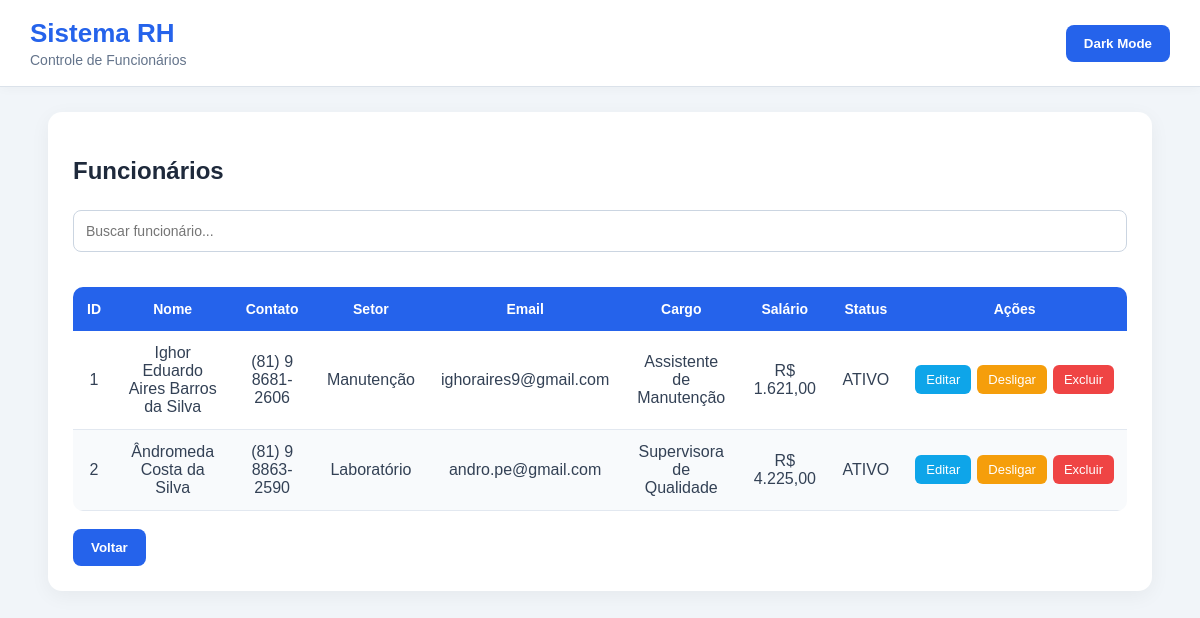
Screenshot of /listar with the database file from the repository.
### tables this page shows
CREATE TABLE funcionarios (
        id INTEGER PRIMARY KEY AUTOINCREMENT,
        nome TEXT,
        contato TEXT,
        setor TEXT,
        email TEXT,
        cargo TEXT,
        salario REAL,
        status TEXT DEFAULT 'ATIVO',
        data_admissao TEXT
    );

### app.py (the view)
@app.route("/listar")
def listar():
    conn = conectar()
    cursor = conn.cursor()
    cursor.execute("SELECT * FROM funcionarios")
    dados = cursor.fetchall()
    conn.close()
    return render_template("listar.html", funcionarios=dados)

### app.py (called while the page is built)
def conectar():
    return sqlite3.connect("rh.db")

### templates/listar.html (shortened to what this page needs)
<!DOCTYPE html>
<html>
<head>
    <link rel="stylesheet" href="/static/style.css">
</head>
<body>
<div class="topo">
    <div>
        <h1>Sistema RH</h1>
        <p>Controle de Funcionários</p>
    </div>
    <button onclick="toggleDark()">
        Dark Mode
    </button>
</div>
<div class="container">
    <h2>Funcionários</h2>
    <input
    type="text"
    id="busca"
    placeholder="Buscar funcionário..."
    onkeyup="buscarTempoReal()">
    <table>
        <thead>
            <tr>
                <th>ID</th>
                <th>Nome</th>
                <th>Contato</th>
                <th>Setor</th>
                <th>Email</th>
                <th>Cargo</th>
                <th>Salário</th>
                <th>Status</th>
                <th>Ações</th>
            </tr>
        </thead>
        <tbody>
            {% for f in funcionarios %}
            <tr class="{% if f[7] == 'DESLIGADO' %}desligado{% endif %}">
                <td>{{ f[0] }}</td>
                <td>{{ f[1] }}</td>
                <td>{{ f[2] }}</td>
                <td>{{ f[3] }}</td>
                <td>{{ f[4] }}</td>
                <td>{{ f[5] }}</td>
                <td>
                    R$
                    {{ "{:,.2f}".format(f[6]|float).replace(",", "X").replace(".", ",").replace("X", ".") }}
                </td>
                <td>{{ f[7] }}</td>
                <td>
                    <div class="acoes">
                        <a
                        href="/editar/{{ f[0] }}"
                        class="btn-editar">
                            Editar
                        </a>
                        <a
                        href="/desligar/{{ f[0] }}"
                        class="btn-desligar">
                            Desligar
                        </a>
                        <a
                        href="/deletar/{{ f[0] }}"
                        class="btn-excluir">
                            Excluir
                        </a>
                    </div>
                </td>
            </tr>
            {% endfor %}
        </tbody>
    </table>
    <br>
    <a href="/home">
        <button>
            Voltar
        </button>
    </a>
</div>
</body>
</html>

### static/style.css (style rules this page uses)
body { margin:0; padding:0; font-family:Arial,sans-serif; background:#f1f5f9; color:#1e293b; }
.topo { background:white; padding:18px 30px; display:flex; justify-content:space-between; align-items:center; border-bottom:1px solid #dbe2ea; box-shadow:0 2px 10px rgba(0,0,0,0.03); }
.topo h1 { margin:0; font-size:26px; color:#2563eb; }
.topo p { margin:3px 0 0 0; color:#64748b; font-size:14px; }
.container { width:92%; max-width:1250px; margin:auto; margin-top:25px; background:white; padding:25px; border-radius:14px; box-shadow:0 5px 20px rgba(0,0,0,0.05); box-sizing:border-box; }
h2,h3 { color:#1e293b; }
input, textarea, select { width:100%; padding:12px; margin-top:5px; margin-bottom:15px; border-radius:8px; border:1px solid #cbd5e1; background:white; color:#1e293b; box-sizing:border-box; font-size:14px; }
button { background:#2563eb; color:white; border:none; padding:11px 18px; border-radius:8px; cursor:pointer; font-weight:bold; transition:0.2s; }
table { width:100%; border-collapse:collapse; margin-top:20px; overflow:hidden; border-radius:10px; }
table th { background:#2563eb; color:white; padding:14px; font-size:14px; }
table td { padding:13px; text-align:center; border-bottom:1px solid #e2e8f0; color:#334155; }
table tr:nth-child(even) { background:#f8fafc; }
a { text-decoration:none; }
.acoes { display:flex; justify-content:center; gap:6px; }
.btn-editar { background:#0ea5e9; color:white; padding:7px 11px; border-radius:6px; font-size:13px; }
.btn-desligar { background:#f59e0b; color:white; padding:7px 11px; border-radius:6px; font-size:13px; }
.btn-excluir { background:#ef4444; color:white; padding:7px 11px; border-radius:6px; font-size:13px; }

### rows the page displays
funcionarios: id "1", nome "Ighor Eduardo Aires Barros da Silva", contato "(81) 9 8681-2606", setor "Manutenção", email "ighoraires9@gmail.com", cargo "Assistente de Manutenção", salario "1.621,00", status "ATIVO"
funcionarios: id "2", nome "Ândromeda Costa da Silva", contato "(81) 9 8863-2590", setor "Laboratório", email "andro.pe@gmail.com", cargo "Supervisora de Qualidade", salario "4.225,00", status "ATIVO"
